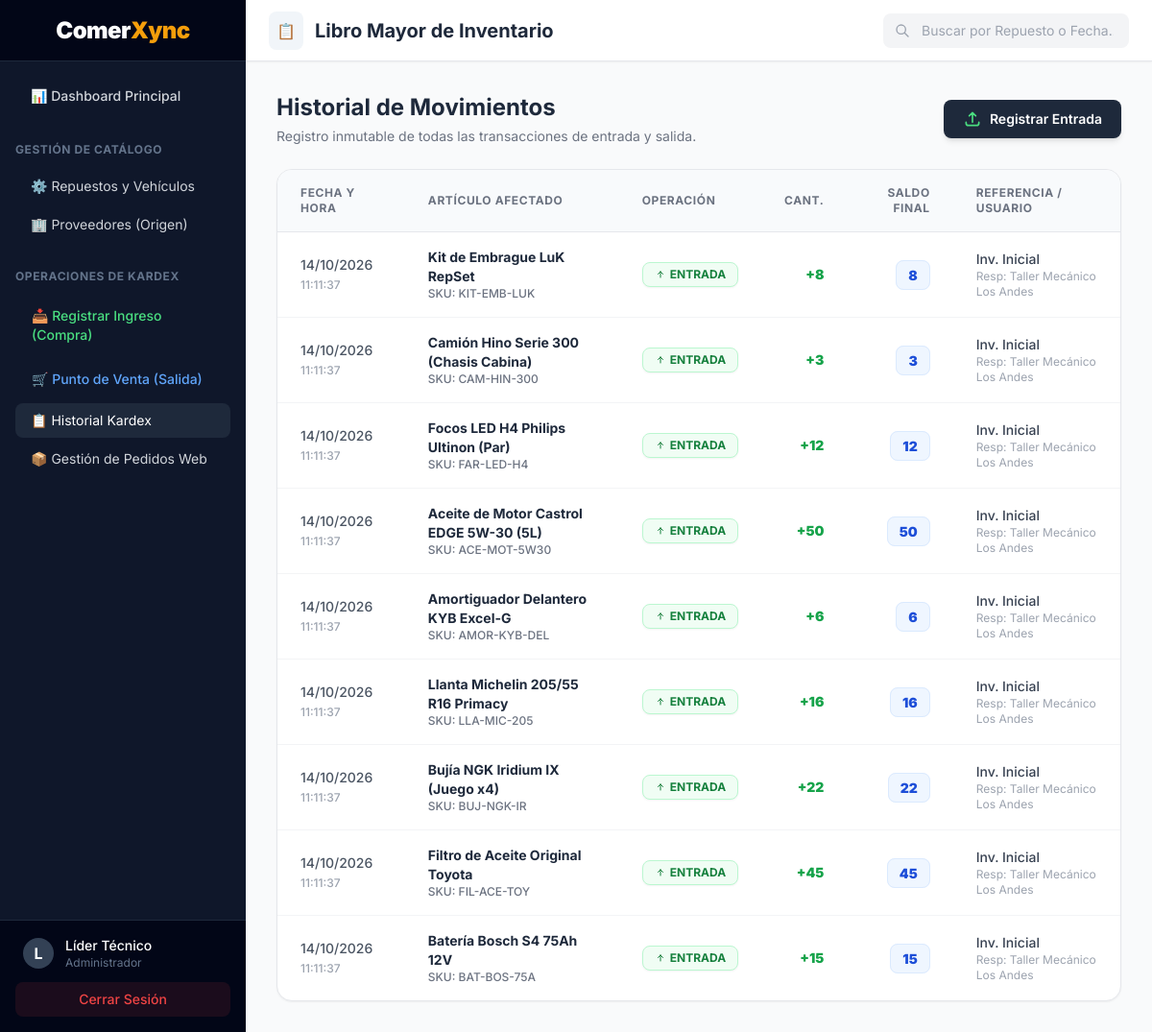
The page /views/kardex.php (signed in) on the database its author committed.
### tables this page shows
CREATE TABLE `kardex` (
  `id_movimiento` int(11) NOT NULL,
  `id_articulo` int(11) NOT NULL,
  `tipo_movimiento` enum('ENTRADA','SALIDA') NOT NULL,
  `cantidad` int(11) NOT NULL,
  `saldo_actual` int(11) NOT NULL COMMENT 'Stock calculado en ese momento',
  `referencia` varchar(100) DEFAULT NULL COMMENT 'Nro de Factura de Venta o Póliza de Ingreso',
  `id_usuario` int(11) NOT NULL COMMENT 'Quién hizo el movimiento',
  `fecha_movimiento` timestamp NOT NULL DEFAULT current_timestamp()
);

CREATE TABLE `articulos` (
  `id_articulo` int(11) NOT NULL,
  `sku_vin` varchar(50) NOT NULL,
  `nombre` varchar(150) NOT NULL,
  `categoria` enum('Repuesto','Maquinaria','Vehiculo','Accesorio') NOT NULL,
  `imagen_url` varchar(500) DEFAULT NULL,
  `id_proveedor` int(11) DEFAULT NULL,
  `precio_compra` decimal(10,2) NOT NULL,
  `precio_venta` decimal(10,2) NOT NULL,
  `stock_minimo` int(11) DEFAULT 5
);

CREATE TABLE `usuarios` (
  `id_usuario` int(11) NOT NULL,
  `nombre` varchar(100) NOT NULL,
  `email` varchar(100) NOT NULL,
  `password` varchar(255) NOT NULL,
  `rol` enum('Administrador','Vendedor','Almacenero','Cliente_B2B') NOT NULL,
  `fecha_creacion` timestamp NOT NULL DEFAULT current_timestamp()
);

### views/kardex.php (the view, shortened to what this page needs)
<?php
$database = new Conexion();
$db = $database->getConnection();
$query = "SELECT k.id_movimiento, k.tipo_movimiento, k.cantidad, k.saldo_actual, k.referencia, k.fecha_movimiento,
                 a.nombre as articulo_nombre, a.sku_vin,
                 u.nombre as usuario_nombre
          FROM kardex k
          INNER JOIN articulos a ON k.id_articulo = a.id_articulo
          INNER JOIN usuarios u ON k.id_usuario = u.id_usuario
          ORDER BY k.id_movimiento DESC";
$stmt = $db->prepare($query);
$stmt->execute();
$movimientos = $stmt->fetchAll(PDO::FETCH_ASSOC);
?>
<!DOCTYPE html>
<html lang="es">
<head>
    <script src="https://cdn.tailwindcss.com"></script>
</head>
<body class="bg-gray-50 flex h-screen overflow-hidden">
    <?php include 'includes/sidebar.php'; ?>
    <main class="flex-1 flex flex-col overflow-hidden">
        <header class="h-16 bg-white shadow-sm flex items-center justify-between px-6 shrink-0 border-b border-gray-200">
            <div class="flex items-center gap-3">
                <div class="bg-slate-100 text-slate-600 p-2 rounded-lg">📋</div>
                <h1 class="text-xl font-bold text-slate-800">Libro Mayor de Inventario</h1>
            </div>
            <div class="flex items-center space-x-3">
                <div class="relative">
                    <input type="text" id="buscador" onkeyup="buscarKardex()" placeholder="Buscar por Repuesto o Fecha..."
                           class="w-64 pl-10 pr-4 py-2 bg-gray-100 border-transparent rounded-lg text-sm focus:border-blue-500 focus:bg-white focus:ring-0 outline-none transition-all">
                    <svg class="w-4 h-4 text-gray-400 absolute left-3 top-2.5" fill="none" stroke="currentColor" viewBox="0 0 24 24"><path stroke-linecap="round" stroke-linejoin="round" stroke-width="2" d="M21 21l-6-6m2-5a7 7 0 11-14 0 7 7 0 0114 0z"></path></svg>
                </div>
            </div>
        </header>
        <div class="p-8 flex-1 overflow-auto">
            <div class="flex justify-between items-center mb-6">
                <div>
                    <h2 class="text-2xl font-bold text-slate-800">Historial de Movimientos</h2>
                    <p class="text-sm text-gray-500 mt-1">Registro inmutable de todas las transacciones de entrada y salida.</p>
                </div>
                <a href="nuevo_ingreso.php" class="bg-slate-800 hover:bg-slate-700 text-white px-5 py-2.5 rounded-lg text-sm font-semibold transition-colors shadow-md flex items-center gap-2">
                    <svg class="w-5 h-5 text-green-400" fill="none" stroke="currentColor" viewBox="0 0 24 24"><path stroke-linecap="round" stroke-linejoin="round" stroke-width="2" d="M4 16v1a3 3 0 003 3h10a3 3 0 003-3v-1m-4-8l-4-4m0 0L8 8m4-4v12"></path></svg>
                    Registrar Entrada
                </a>
            </div>
            <div class="bg-white rounded-2xl shadow-sm border border-gray-200 overflow-hidden">
                <table class="w-full text-left border-collapse" id="tablaKardex">
                    <thead>
                        <tr class="bg-slate-50 border-b border-gray-200 text-xs uppercase text-gray-500 font-bold tracking-wider">
                            <th class="px-6 py-4">Fecha y Hora</th>
                            <th class="px-6 py-4">Artículo Afectado</th>
                            <th class="px-6 py-4">Operación</th>
                            <th class="px-6 py-4 text-right">Cant.</th>
                            <th class="px-6 py-4 text-right">Saldo Final</th>
                            <th class="px-6 py-4">Referencia / Usuario</th>
                        </tr>
                    </thead>
                    <tbody class="divide-y divide-gray-100">
                        <?php if(count($movimientos) > 0): ?>
                            <?php foreach($movimientos as $mov): ?>
                                <tr class="hover:bg-slate-50 transition-colors">
                                    <td class="px-6 py-4 text-sm font-medium text-gray-600 whitespace-nowrap">
                                        <?php echo date('d/m/Y', strtotime($mov['fecha_movimiento'])); ?> <br>
                                        <span class="text-xs text-gray-400"><?php echo date('H:i:s', strtotime($mov['fecha_movimiento'])); ?></span>
                                    </td>
                                    <td class="px-6 py-4">
                                        <p class="text-sm font-bold text-slate-800"><?php echo htmlspecialchars($mov['articulo_nombre']); ?></p>
                                        <p class="text-xs text-gray-500 font-medium">SKU: <?php echo htmlspecialchars($mov['sku_vin']); ?></p>
                                    </td>
                                    <td class="px-6 py-4">
                                        <?php if($mov['tipo_movimiento'] == 'ENTRADA'): ?>
                                            <span class="px-3 py-1 bg-green-50 border border-green-200 text-green-700 text-xs rounded-lg font-bold shadow-sm flex inline-flex items-center gap-1">
                                                <svg class="w-3 h-3" fill="none" stroke="currentColor" viewBox="0 0 24 24"><path stroke-linecap="round" stroke-linejoin="round" stroke-width="2" d="M7 11l5-5m0 0l5 5m-5-5v12"></path></svg>
                                                ENTRADA
                                            </span>
                                        <?php endif; ?>
                                    </td>
                                    <td class="px-6 py-4 text-right text-sm font-black <?php echo $mov['tipo_movimiento'] == 'ENTRADA' ? 'text-green-600' : 'text-red-600'; ?>">
                                        <?php echo ($mov['tipo_movimiento'] == 'ENTRADA' ? '+' : '-') . $mov['cantidad']; ?>
                                    </td>
                                    <td class="px-6 py-4 text-right">
                                        <span class="text-sm font-black text-blue-700 bg-blue-50 px-3 py-1.5 rounded-lg border border-blue-100">
                                            <?php echo $mov['saldo_actual']; ?>
                                        </span>
                                    </td>
                                    <td class="px-6 py-4">
                                        <p class="text-sm font-medium text-gray-700"><?php echo htmlspecialchars($mov['referencia']); ?></p>
                                        <p class="text-xs text-gray-400">Resp: <?php echo htmlspecialchars($mov['usuario_nombre']); ?></p>
                                    </td>
                                </tr>
                            <?php endforeach; ?>
                        <?php endif; ?>
                    </tbody>
                </table>
            </div>
        </div>
    </main>
</body>
</html>

### views/kardex.php (style rules this page uses)
body { font-family: 'Inter', sans-serif; }

### rows shown on the page
kardex: fecha_movimiento "14/10/2026", fecha_movimiento "11:11:37", id_articulo.nombre "Kit de Embrague LuK RepSet", id_articulo.sku_vin "KIT-EMB-LUK", tipo_movimiento "ENTRADA" (drawn), cantidad "8", saldo_actual "8", referencia "Inv. Inicial", id_usuario.nombre "Taller Mecánico Los Andes"
kardex: fecha_movimiento "14/10/2026", fecha_movimiento "11:11:37", id_articulo.nombre "Camión Hino Serie 300 (Chasis Cabina)", id_articulo.sku_vin "CAM-HIN-300", tipo_movimiento "ENTRADA" (drawn), cantidad "3", saldo_actual "3", referencia "Inv. Inicial", id_usuario.nombre "Taller Mecánico Los Andes"
kardex: fecha_movimiento "14/10/2026", fecha_movimiento "11:11:37", id_articulo.nombre "Focos LED H4 Philips Ultinon (Par)", id_articulo.sku_vin "FAR-LED-H4", tipo_movimiento "ENTRADA" (drawn), cantidad "12", saldo_actual "12", referencia "Inv. Inicial", id_usuario.nombre "Taller Mecánico Los Andes"
kardex: fecha_movimiento "14/10/2026", fecha_movimiento "11:11:37", id_articulo.nombre "Aceite de Motor Castrol EDGE 5W-30 (5L)", id_articulo.sku_vin "ACE-MOT-5W30", tipo_movimiento "ENTRADA" (drawn), cantidad "50", saldo_actual "50", referencia "Inv. Inicial", id_usuario.nombre "Taller Mecánico Los Andes"
kardex: fecha_movimiento "14/10/2026", fecha_movimiento "11:11:37", id_articulo.nombre "Amortiguador Delantero KYB Excel-G", id_articulo.sku_vin "AMOR-KYB-DEL", tipo_movimiento "ENTRADA" (drawn), cantidad "6", saldo_actual "6", referencia "Inv. Inicial", id_usuario.nombre "Taller Mecánico Los Andes"
kardex: fecha_movimiento "14/10/2026", fecha_movimiento "11:11:37", id_articulo.nombre "Llanta Michelin 205/55 R16 Primacy", id_articulo.sku_vin "LLA-MIC-205", tipo_movimiento "ENTRADA" (drawn), cantidad "16", saldo_actual "16", referencia "Inv. Inicial", id_usuario.nombre "Taller Mecánico Los Andes"
kardex: fecha_movimiento "14/10/2026", fecha_movimiento "11:11:37", id_articulo.nombre "Bujía NGK Iridium IX (Juego x4)", id_articulo.sku_vin "BUJ-NGK-IR", tipo_movimiento "ENTRADA" (drawn), cantidad "22", saldo_actual "22", referencia "Inv. Inicial", id_usuario.nombre "Taller Mecánico Los Andes"
kardex: fecha_movimiento "14/10/2026", fecha_movimiento "11:11:37", id_articulo.nombre "Filtro de Aceite Original Toyota", id_articulo.sku_vin "FIL-ACE-TOY", tipo_movimiento "ENTRADA" (drawn), cantidad "45", saldo_actual "45", referencia "Inv. Inicial", id_usuario.nombre "Taller Mecánico Los Andes"
kardex: fecha_movimiento "14/10/2026", fecha_movimiento "11:11:37", id_articulo.nombre "Batería Bosch S4 75Ah 12V", id_articulo.sku_vin "BAT-BOS-75A", tipo_movimiento "ENTRADA" (drawn), cantidad "15", saldo_actual "15", referencia "Inv. Inicial", id_usuario.nombre "Taller Mecánico Los Andes"

### other values the page prints
substr($_SESSION['usuario_nombre'], 0, 1) "L"
$_SESSION['usuario_nombre'] "Líder Técnico"
$_SESSION['usuario_rol'] "Administrador"
